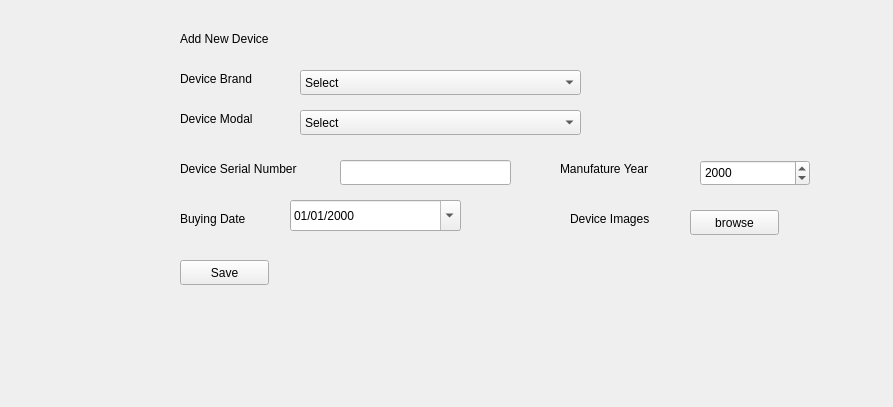
<?xml version="1.0" encoding="UTF-8"?>
<ui version="4.0">
 <class>addNewDevices</class>
 <widget class="QWidget" name="addNewDevices">
  <property name="geometry">
   <rect>
    <x>0</x>
    <y>0</y>
    <width>893</width>
    <height>407</height>
   </rect>
  </property>
  <property name="windowTitle">
   <string>Form</string>
  </property>
  <widget class="QLabel" name="lblAddDeviceHeading">
   <property name="geometry">
    <rect>
     <x>180</x>
     <y>30</y>
     <width>141</width>
     <height>17</height>
    </rect>
   </property>
   <property name="text">
    <string>Add New Device</string>
   </property>
  </widget>
  <widget class="QLabel" name="lblAddDeviceModal">
   <property name="geometry">
    <rect>
     <x>180</x>
     <y>110</y>
     <width>101</width>
     <height>17</height>
    </rect>
   </property>
   <property name="text">
    <string>Device Modal</string>
   </property>
  </widget>
  <widget class="QLabel" name="lblAddDeviceBrandName">
   <property name="geometry">
    <rect>
     <x>180</x>
     <y>70</y>
     <width>111</width>
     <height>17</height>
    </rect>
   </property>
   <property name="text">
    <string>Device Brand </string>
   </property>
  </widget>
  <widget class="QComboBox" name="cbAddDeviceBrand">
   <property name="geometry">
    <rect>
     <x>300</x>
     <y>70</y>
     <width>281</width>
     <height>25</height>
    </rect>
   </property>
   <item>
    <property name="text">
     <string>Select</string>
    </property>
   </item>
  </widget>
  <widget class="QLabel" name="lblAddDeviceNumber">
   <property name="geometry">
    <rect>
     <x>180</x>
     <y>160</y>
     <width>161</width>
     <height>17</height>
    </rect>
   </property>
   <property name="text">
    <string>Device Serial Number </string>
   </property>
  </widget>
  <widget class="QLineEdit" name="leAddDeviceNumber">
   <property name="geometry">
    <rect>
     <x>340</x>
     <y>160</y>
     <width>171</width>
     <height>25</height>
    </rect>
   </property>
  </widget>
  <widget class="QLabel" name="lblAddDeviceManufatureDate">
   <property name="geometry">
    <rect>
     <x>560</x>
     <y>160</y>
     <width>121</width>
     <height>17</height>
    </rect>
   </property>
   <property name="text">
    <string>Manufature Year</string>
   </property>
  </widget>
  <widget class="QLabel" name="lblAddDeviceBuyingDate">
   <property name="geometry">
    <rect>
     <x>180</x>
     <y>210</y>
     <width>91</width>
     <height>17</height>
    </rect>
   </property>
   <property name="text">
    <string>Buying Date</string>
   </property>
  </widget>
  <widget class="QDateEdit" name="deAddDeviceBuyingDate">
   <property name="geometry">
    <rect>
     <x>290</x>
     <y>200</y>
     <width>171</width>
     <height>31</height>
    </rect>
   </property>
   <property name="displayFormat">
    <string>dd/MM/yyyy</string>
   </property>
   <property name="calendarPopup">
    <bool>true</bool>
   </property>
  </widget>
  <widget class="QPushButton" name="btnAddDeviceSave">
   <property name="geometry">
    <rect>
     <x>180</x>
     <y>260</y>
     <width>89</width>
     <height>25</height>
    </rect>
   </property>
   <property name="text">
    <string>Save</string>
   </property>
  </widget>
  <widget class="QLabel" name="lblAddDeviceImage">
   <property name="geometry">
    <rect>
     <x>570</x>
     <y>210</y>
     <width>151</width>
     <height>17</height>
    </rect>
   </property>
   <property name="text">
    <string>Device Images</string>
   </property>
  </widget>
  <widget class="QPushButton" name="btnAddDeviceBrowse">
   <property name="geometry">
    <rect>
     <x>690</x>
     <y>210</y>
     <width>89</width>
     <height>25</height>
    </rect>
   </property>
   <property name="text">
    <string>browse</string>
   </property>
  </widget>
  <widget class="QComboBox" name="cbAddDeviceModal">
   <property name="geometry">
    <rect>
     <x>300</x>
     <y>110</y>
     <width>281</width>
     <height>25</height>
    </rect>
   </property>
   <item>
    <property name="text">
     <string>Select</string>
    </property>
   </item>
  </widget>
  <widget class="QDateEdit" name="deAddDeviceManufatureYear">
   <property name="geometry">
    <rect>
     <x>700</x>
     <y>160</y>
     <width>110</width>
     <height>26</height>
    </rect>
   </property>
   <property name="displayFormat">
    <string>yyyy</string>
   </property>
   <property name="calendarPopup">
    <bool>false</bool>
   </property>
  </widget>
 </widget>
 <resources/>
 <connections/>
</ui>
